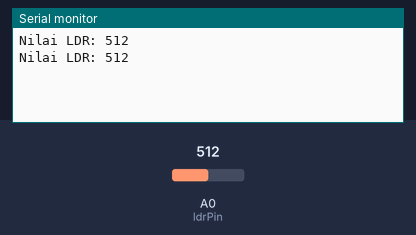
This sketch was run on a simulated Arduino Uno, built with avr-gcc and run on an emulated ATmega328P. Shown: the last lines printed to the serial monitor. The test bench sets the inputs (shaded band); at power-on: A0 (ldrPin) = 512.

Above: at 1.8 s.
1.9 s: A0 (ldrPin) set to 716
At 2.8 s:
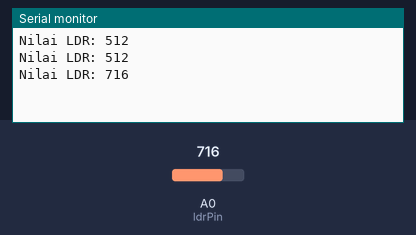
3.4 s: A0 (ldrPin) set to 900
At 4.7 s:
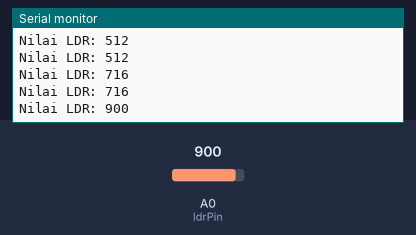
Timing chart, 0 to 6.4 s (numbered marks = the images above; inputs shaded):
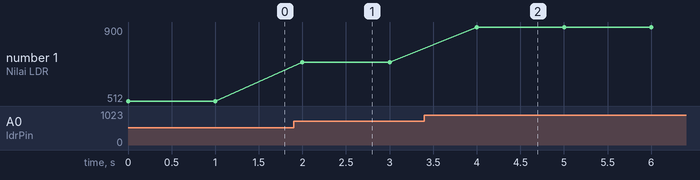

The sketch:

SensorLDR.ino
```cpp
const int ldrPin = A0;  // Pin analog untuk sensor LDR

void setup() {
  Serial.begin(9600);  // Memulai komunikasi serial dengan kecepatan 9600 bps
}

void loop() {
  // Membaca nilai analog dari sensor LDR
  int ldrValue = analogRead(ldrPin);

  // Mencetak nilai LDR ke Serial Monitor
  Serial.print("Nilai LDR: ");
  Serial.println(ldrValue);

  // Tambahkan logika atau tindakan berdasarkan nilai LDR di sini
  // Contoh: jika ldrValue < 500, maka lakukan sesuatu

  delay(1000);  // Jeda 1 detik sebelum membaca sensor lagi
}
```

Measured:
- after the input at 1.9 s, the serial monitor: prints a new line after 0.10 s (image 1)
- after the input at 3.4 s, the serial monitor: prints a new line after 0.60 s (image 2)
- plotted number 1: 512 → 716 after the input at 1.9 s, 716 → 900 after the input at 3.4 s
